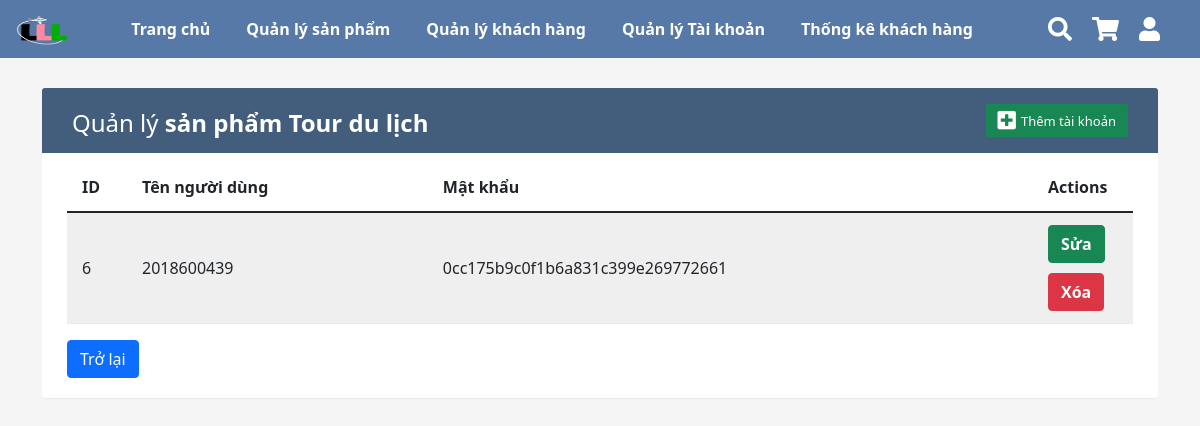
The page /QuanLyTK.php on the database its author committed.
### tables this page shows
CREATE TABLE `tk` (
  `id` int(11) NOT NULL,
  `username` varchar(50) NOT NULL,
  `password` varchar(50) NOT NULL,
  `level` int(11) NOT NULL
);

### QuanLyTK.php (the view, shortened to what this page needs)
<?php
include 'config/db.php';
$sql_tk = "SELECT * FROM tk";
$query_dm = mysqli_query($connect,$sql_tk);
?>
<!DOCTYPE html>
<html lang="en">
<head>
    <link rel="stylesheet" href="https://pro.fontawesome.com/releases/v5.10.0/css/all.css" />
    <link href="https://cdn.jsdelivr.net/npm/bootstrap@5.1.3/dist/css/bootstrap.min.css" rel="stylesheet">
    <link href="css/manager.css" rel="stylesheet" type="text/css"/>
    <body>
    <section id="nav-bar">
        <nav class="navbar navbar-expand-lg navbar-dark ">
            <div class="container-fluid">
                <a class="navbar-brand" href="Home.php"><img src="../tourdulich/img/test3.png" alt=""></a>
                <div class="collapse navbar-collapse" id="navbarNav">
                    <ul class="navbar-nav m-auto">
                    <li class="nav-item">
                            <a class="nav-link" href="Home.php">Trang chủ</a>
                        </li>
                        <li class="nav-item">
                            <a class="nav-link" href="ManagerProduct.php">Quản lý sản phẩm</a>
                        </li>
                        <li class="nav-item">
                            <a class="nav-link" href="QuanLyKH.php">Quản lý khách hàng</a>
                        </li>
                        <li class="nav-item">
                            <a class="nav-link" href="QuanLyTK.php">Quản lý Tài khoản</a>
                        </li>
                        <li class="nav-item">
                            <a class="nav-link" href="thongke.php">Thống kê khách hàng</a>
                        </li>
                    </ul>
                </div>
            </div>
            <div class="icons">
                <div class="icon">
                    <i class="fas fa-search" id="search-btn"></i>
                    <a href="Cart.php">
                        <i class="fa fa-shopping-cart"></i>
                    </a>
                    <a href="danhnhap.php">
                    <i class="fas fa-user"></i>
                    </a>
                </div>
            </div>
            <form action="Search.php?quanly=timkiem" method="post" class="search-bar-container">
                <button type="submit" name="search_button" class="btn btn-secondary btn-number">
                </button>
            </form>
        </nav>
    </section>
        <div class="container">
            <div class="table-wrapper">
                <div class="table-title">
                    <div class="row">
                        <div class="col-sm-6">
                            <h2>Quản lý <b>sản phẩm Tour du lịch</b></h2>
                        </div>
                        <div class="col-sm-6">
                            <a href="./Danhky.php" class="btn btn-success "><i class="fas fa-plus-square"></i> <span>Thêm tài khoản</span></a>
                        </div>
                    </div>
                </div>
                <table class="table table-striped table-hover">
                    <thead>
                        <tr>
                            <th>ID</th>
                            <th>Tên người dùng</th>
                            <th>Mật khẩu</th>
                            <th>Actions</th>
                        </tr>
                    </thead>
                    <tbody>
                        <?php while($row_sp=mysqli_fetch_assoc($query_dm)){ ?>
                            <tr>
                            <td><?php echo $row_sp['id'] ?></td>
                                <td><?php echo $row_sp['username'] ?></td>
                                <td><?php echo $row_sp['password'] ?></td>
                                <td>
                                    <a href="Sua_TK.php?id=<?php echo $row_sp['id'] ?>" class="btn btn-success" style="margin-bottom: 10px;">Sửa</a>
                                    <a href="xoa_TK.php?id=<?php echo $row_sp['id'] ?>"class="btn btn-danger" onclick="return confirm('Bạn có muốn xóa tài khoản này?')">Xóa</a>
                                </td>
                            </tr>
                        <?php } ?>
                    </tbody>
                </table>
                <a href="Home.php"><button type="button" class="btn btn-primary">Trở lại</button>
                </div>
    </body>
    </html>

### css/manager.css (style rules this page uses)
#nav-bar { position: sticky; top: 0; z-index: 10; font-weight: 600; color: white; }
.navbar { background: rgba(15, 65, 131, 0.685) !important; backdrop-filter: blur(70px) !important; }
.navbar-nav li a { color: white !important; }
.navbar-brand img { height: 30px; width: 60px; }
.icon { font-size: 1.5rem; cursor: pointer; display: flex; padding-right: 20px; align-items: center; }
a { text-decoration: none !important; }
.icon i { margin-right: 20px; color: white; transform: scale(1); transition: all 0.5s; }
a.nav-link { transform: scale(1); transition: all 0.5s; margin-right: 20px; float: right; }
.search-bar-container { position:absolute; top: 100%; left: 0; right: 0; padding: 1.5rem 2rem; background: rgba(46, 24, 248, 0.685) !important; backdrop-filter: blur(70px) !important; display: flex; align-items: center; z-index: 1000; clip-path: polygon(0 0, 100% 0, 100% 0, 0 0); }
body { color: #566787; background: #f5f5f5; }
a { color: white !important; }
.table-wrapper { background: #fff; padding: 20px 25px; margin: 30px 0; border-radius: 3px; box-shadow: 0 1px 1px rgba(0,0,0,.05); }
.table-title { padding-bottom: 15px; background: #435d7d; color: #fff; padding: 16px 30px; margin: -20px -25px 10px; border-radius: 3px 3px 0 0; }
.table-title h2 { margin: 5px 0 0; font-size: 24px; }
.table-title .btn { color: #fff; float: right; font-size: 13px; border: none; min-width: 50px; border-radius: 2px; border: none; outline: none !important; margin-left: 10px; }
.table-title .btn i { float: left; font-size: 21px; margin-right: 5px; }
.table-title .btn span { float: left; margin-top: 2px; }
.table tr th, .table tr td { border-color: #e9e9e9; padding: 12px 15px; vertical-align: middle; }
.table tr th:first-child { width: 60px; }
table.table tr th:last-child { width: 100px; }
table.table-striped tbody tr:nth-of-type(odd) { background-color: #fcfcfc; }
table.table td a { font-weight: bold; color: #566787; display: inline-block; text-decoration: none; outline: none !important; }

### QuanLyTK.php (style rules this page uses)
img { width: 200px; height: 120px; }

### rows shown on the page
tk: id "6", username "2018600439", password "0cc175b9c0f1b6a831c399e269772661"
